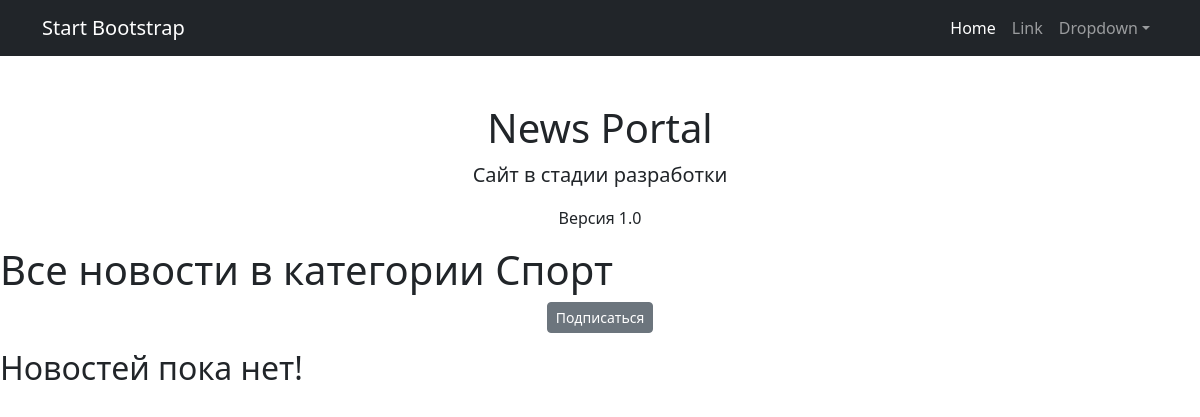
Before: /news/categories/1 with the older database file.
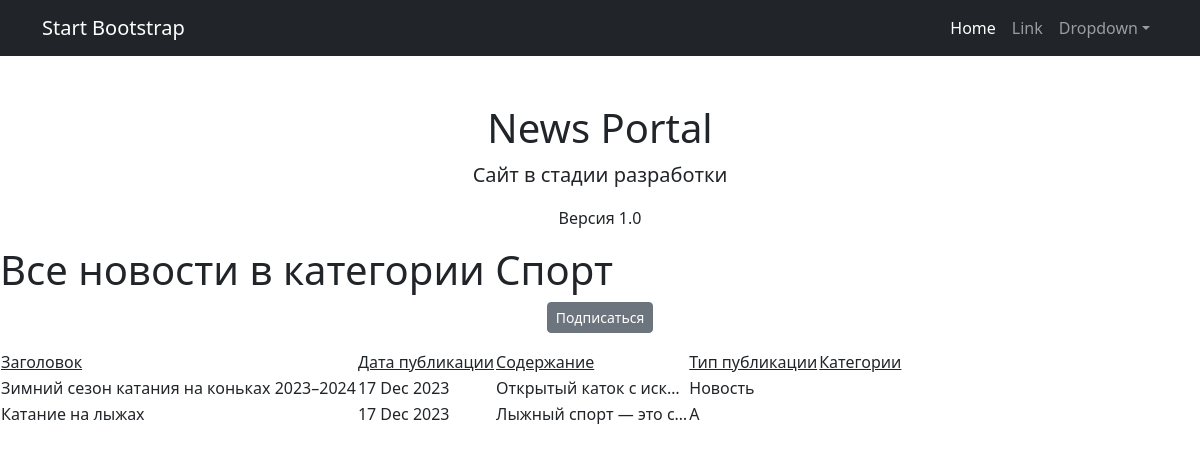
After: the same page with the newer database file.
### news/models.py (models this page shows, shortened)
class Category(models.Model):
    category_name = models.CharField(max_length=255, default="Default value", unique=True)
    subscribers=models.ManyToManyField(User, blank= True, related_name='categories')

class Post(models.Model):
    user = models.ForeignKey(Author, on_delete=models.CASCADE, related_name="post")
    A = "article"
    N = "news"
    choices = ((A, "Статья"), (N, "Новость"))
    choice_field = models.CharField(max_length=7, choices=choices, default="news")
    creation_date = models.DateTimeField(auto_now_add=True)
    categories = models.ManyToManyField(Category, through="PostCategory")
    header = models.CharField(max_length=255, default="Default value")
    text = models.TextField()
    rating = models.IntegerField(default=0)

### news/views.py (the view)
# urls.py: path('categories/<int:pk>', CategoryListView.as_view(), name='category_list'),
class CategoryListView(ListView):
    model=Post
    template_name='category_list.html'
    context_object_name='category_news_list'
    def get_queryset(self):
        self.category= get_object_or_404(Category,id=self.kwargs['pk'])
        queryset= Post.objects.filter(categories=self.category).order_by('-creation_date')
        return queryset
    def get_context_data(self, **kwargs):
        context=super().get_context_data(**kwargs)
        context['is_not_subscriber']= self.request.user not in self.category.subscribers.all()
        context['category']=self.category
        return context

### news/templatetags/custom_filters.py (called while the page is built)
@register.filter()
def censor(value):
    if type(value) != str:
        raise ValueError("Фильтр цензурирования применяется только к переменным строкового типа")
    for word in censor_list:
        value = value.replace(word[1:], '*' * len(word[1:]))
    return value

### templates/category_list.html (shortened to what this page needs)
{%extends 'default.html'%}
{% load custom_filters %}
{% block content %}
    <h1>Все новости в категории {{ category.category_name }}</h1>
{% if is_not_subscriber %}
<p class="text-center"><a href ="{% url 'subscribe' category.id %}" class=" btn btn-secondary btn-sm">Подписаться</a></p>
{% endif %}
    {% if category_news_list %}
    <table>
        <tr>
            <td><u>Заголовок</u></td>
            <td><u>Дата публикации</u></td>
            <td><u>Содержание</u></td>
            <td><u>Тип публикации</u></td>
            <td><u>Категории</u></td>
        </tr>
        {% for post in category_news_list %}
        <tr>
            <td>{{ post.header|censor  }}</td>
            <td>{{ post.creation_date|date:'d M Y' }}</td>
            <td>{{ post.text|truncatechars:21|censor  }}</td>
            <td>{{ post.get_choice_field_display }}</td>
        </tr>
        {% endfor %}
        <td>
        </td>
    </table>
    {% else %}
    <h2>Новостей пока нет!</h2>
    {% endif %}
    {% endblock content %}

### templates/default.html (shortened to what this page needs)
<!DOCTYPE html>
<html lang="en">
    <head>
        {% load static %}
        <link href="{% static 'css/styles.css' %}" rel="stylesheet" />
    </head>
    <body>
        <nav class="navbar navbar-expand-lg navbar-dark bg-dark">
            <div class="container">
                <a class="navbar-brand" href="#">Start Bootstrap</a>
                <div class="collapse navbar-collapse" id="navbarSupportedContent">
                    <ul class="navbar-nav ms-auto mb-2 mb-lg-0">
                        <li class="nav-item"><a class="nav-link active" aria-current="page" href="#">Home</a></li>
                        <li class="nav-item"><a class="nav-link" href="#">Link</a></li>
                        <li class="nav-item dropdown">
                            <a class="nav-link dropdown-toggle" id="navbarDropdown" href="#" role="button" data-bs-toggle="dropdown" aria-expanded="false">Dropdown</a>
                        </li>
                    </ul>
                </div>
            </div>
        </nav>
        <div class="container">
            <div class="text-center mt-5">
                <h1>News Portal</h1>
                <p class="lead">Сайт в стадии разработки</p>
                <p>Версия 1.0</p>
            </div>
        </div>
        {% block content %}
        {% endblock content %}
    </body>
</html>

Changed rows visible on the page:
added Post: header|censor "Зимний сезон катания на коньках 2023–2024", creation_date "17 Dec 2023", text|censor "Открытый каток с иск…", choice_field "Новость"
added Post: header|censor "Катание на лыжах", creation_date "17 Dec 2023", text|censor "Лыжный спорт — это с…", choice_field "A"
Other visible differences:
text no longer shown: "Новостей пока нет!"
text now shown: "Заголовок Дата публикации Содержание Тип публикации Категории"
